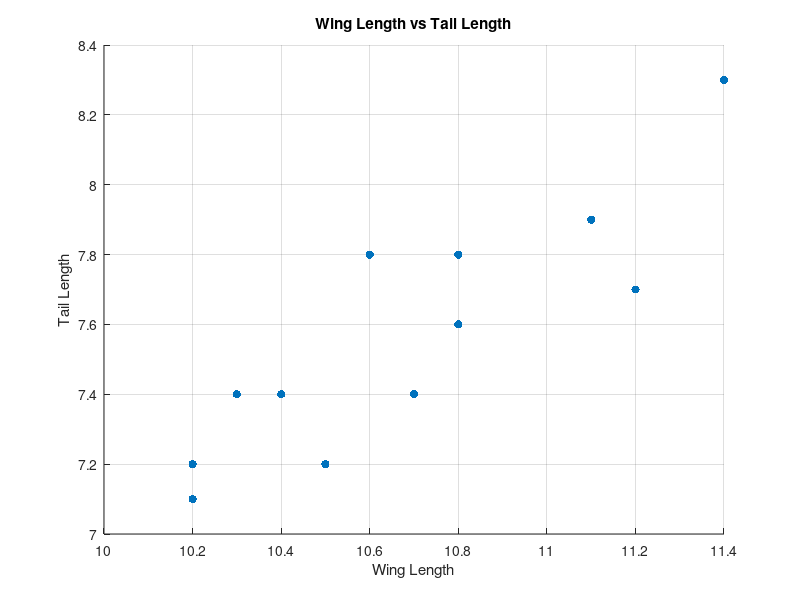

This chart was generated by the following MATLAB code: (Note: this script raises an error after producing the figure.)
wing_length = [10.4;10.8;11.1;10.2;10.3;10.2;10.7;10.5;10.8;11.2;10.6;11.4];
tail_length = [7.4;7.6;7.9;7.2;7.4;7.1;7.4;7.2;7.8;7.7;;7.8;8.3];
n = length(wing_length)

%% 1. Plot X vs Y. Do they look related?
scatter(wing_length, tail_length, 'filled');
xlabel('Wing Length');
ylabel('Tail Length');
title('Wing Length vs Tail Length');
grid on;
% The variables appear positively correlated.

%% 2. Calculate r(X,Y) and r(Y,X) first using the equations above and then
% using either the Python numpy funciton corrcoef or Matlab's built-in corrcoef.
% Did you get the same answers?

% manually calculating:
for i = 1:n
    xi_minus_mean(i) = wing_length(i)-mean(wing_length);
    yi_minus_mean(i) = tail_length(i)-mean(tail_length);

    xi_minus_mean_squared(i) = xi_minus_mean(i)^2;
    yi_minus_mean_squared(i) = yi_minus_mean(i)^2;

end

r_xy_manual = (sum(xi_minus_mean.*yi_minus_mean)) / (sqrt(sum(xi_minus_mean_squared))*sqrt(sum(yi_minus_mean_squared)));
r_yx_manual = (sum(yi_minus_mean.*xi_minus_mean)) / (sqrt(sum(yi_minus_mean_squared))*sqrt(sum(xi_minus_mean_squared)));

% using corrcoef function:
r_xy = corrcoef(wing_length, tail_length);
r_yx = corrcoef(tail_length, wing_length);

fprintf('The manually calculated values are r(X,Y) = %.2f and r(Y,X) = %.2f. \n', r_xy_manual,r_yx_manual)
fprintf('The values using the corrcoef function are r(X,Y) = %.2f and r(Y,X) = %.2f.\n', r_xy(1,2), r_yx(1,2));

%% 3. What is the standard error of r(X,Y)? The 95% confidence intervals computed from the standard error?
std_error_r_xy = sqrt((1 - r_xy(1,2)^2)/(n - 2));

% 95% confidence intervals
z = 0.5 * log((1+r_xy(1,2))/(1-r_xy(1,2)));
sd = sqrt(1/(n-3));
z_crit = norminv([0.025,0.975]);
z_confidence_intervals_lower = z + z_crit(1)*sd;
z_confidence_intervals_upper = z + z_crit(2)*sd;
r_xy_confidence_intervals_lower = (exp(2*z_confidence_intervals_lower)-1)/(exp(2*z_confidence_intervals_lower)+1);
r_xy_confidence_intervals_upper = (exp(2*z_confidence_intervals_upper)-1)/(exp(2*z_confidence_intervals_upper)+1);

fprintf('Standard error of r(X,Y): %.4f\n', std_error_r_xy);
fprintf('95%% confidence interval: [%.4f, %.4f]\n', r_xy_confidence_intervals_lower, r_xy_confidence_intervals_upper);

%% 4. Should the value of r(X,Y) be considered significant at the p<0.05 level, given a two-tailed test (i.e., we reject if the test statistic is too large on either tail of the null distribution) for H0: r(X,Y)=0?

t_stat = r_xy(1,2)*sqrt((n-2)/(1-r_xy(1,2)^2));
p_value = 2*(1-tcdf(abs(t_stat),n-2));

fprintf('t-statistic: %.4f\n', t_stat);
fprintf('p-value: %.4f\n', p_value);

% Since p < 0.05, the value of r(X,Y) is significant and the null
% hypothesis r(X,Y)=0 can be rejected.

%% 5. Yale does the exact same study and finds that his correlation value is 0.75. Is this the same as yours? That is, evaluate H0: r=0.75.

r0 = 0.75
t_stat_new = (r_xy(1,2)-r0)*sqrt((n-2)/(1-r_xy(1,2)^2));
p_value_new = 2*(1-tcdf(abs(t_stat_new),n-2));

fprintf('t-statistic: %.4f\n', t_stat_new);
fprintf('p-value: %.4f\n', p_value_new);

% Since p > 0.05, there is not sufficient evidence to reject the null
% hypothesis that the correlation value is 0.75.

%% 6. Finally, calculate the statistical power and sample size needed to reject H0: r=0 when r>=0.5.

power_values = 0.1:0.1:0.9;
n_required = zeros(length(power_values),1);

for i = 1:length(power_values)
    n_required(i) = sampsizepwr('t', [0 sd], 0.5, power_values(i));
end

table(power_values',n_required,'VariableNames', {'Power', 'Required Sample Size'})